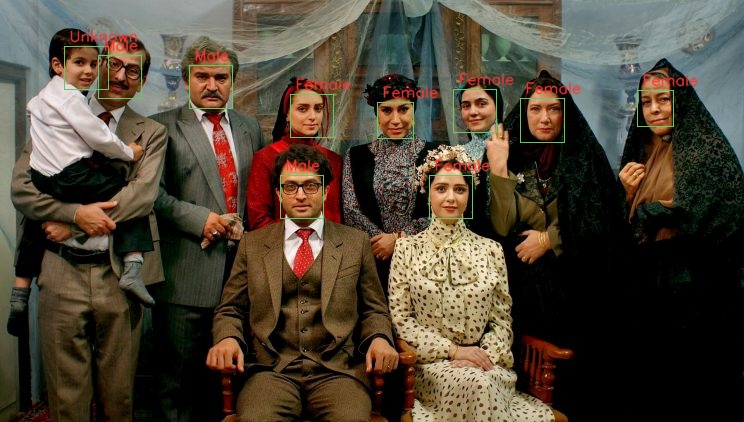
#> input picture ros-face-recognition/resources/image.jpg, 744 x 422 px, given in place of the camera
$ python face_tracking.py
#> lines starting #> are read from the running program, lines starting #| are printed output that depends on the picture; after the words box and inside, x2 and y2 are one past the last pixel; in counts of white or black regions, pixels touching at a corner belong together
import cv2
import sys

#카메라 번호
#/dev/video0 = 0
# 이곳에 동영상 파일명의 위치를 넣어주면 동영상 재생으로 동작함
CAM_ID = 0

# 추적기능 상태
#얼굴 인식
TRACKING_STATE_CHECK = 0
#얼굴인식 위치를 기반으로 추적 기능 초기화
TRACKING_STATE_INIT  = 1
#추적 동작
TRACKING_STATE_ON    = 2

#OpenCV 버전 확인
(major_ver, minor_ver, subminor_ver) = (cv2.__version__).split('.')

if __name__ == '__main__' :
    #버전 출력
    print((cv2.__version__).split('.'))

    # 트레킹 함수 선택
    tracker_types = ['BOOSTING', 'MIL','KCF', 'TLD', 'MEDIANFLOW', 'GOTURN']
    # 기본 KCF(Kernelized Correlation Filters)가 속도가 빠르다.
    tracker_type = tracker_types[2]

    # OpenCV 서브 버전별 함수 호출명이 다르다.
    if int(minor_ver) < 3:
        #3.2 이하
        tracker = cv2.Tracker_create(tracker_type)
    else:
        #3.3 이상
        if tracker_type == 'BOOSTING':
            tracker = cv2.TrackerBoosting_create()
        if tracker_type == 'MIL':
            tracker = cv2.TrackerMIL_create()
        if tracker_type == 'KCF':
            tracker = cv2.TrackerKCF_create()
        if tracker_type == 'TLD':
            tracker = cv2.TrackerTLD_create()
        if tracker_type == 'MEDIANFLOW':
            tracker = cv2.TrackerMedianFlow_create()
        if tracker_type == 'GOTURN':
            tracker = cv2.TrackerGOTURN_create()

    #카메라 열기
    video = cv2.VideoCapture(CAM_ID)

    #카메라가 정상적으로 열리지 않았다면 프로그램 종료
    if not video.isOpened():
        print("Could not open video")
        sys.exit()

    #얼굴인식 함수 생성
    face_cascade = cv2.CascadeClassifier()
    #얼굴인식용 haar 불러오기
    #face_cascade.load('/usr/local/share/OpenCV/haarcascades/haarcascade_frontalface_default.xml')
    face_cascade = cv2.CascadeClassifier(cv2.data.haarcascades + 'haarcascade_frontalface_default.xml')
    #추적 상태 저장용 변수
    TrackingState = 0
    #추적 영역 저장용 변수
    TrackingROI = (0,0,0,0)

    #프로그램 시작
    while True:
        #카메라에서 1 frame 읽어오기
        ok, frame = video.read()
#> frame is the input picture: shape (422, 744, 3); mean B, G, R 54.4, 68.4, 79
        #영상이 없다면 프로그램 종료를 위해 while 문 빠져나옴
        if not ok:
            break

        #추적 상태가 얼굴 인식이면 얼굴 인식 기능 동작
        #처음에 무조건 여기부터 들어옴
        if TrackingState == TRACKING_STATE_CHECK:
            #흑백 변경
            grayframe = cv2.cvtColor(frame, cv2.COLOR_BGR2GRAY)
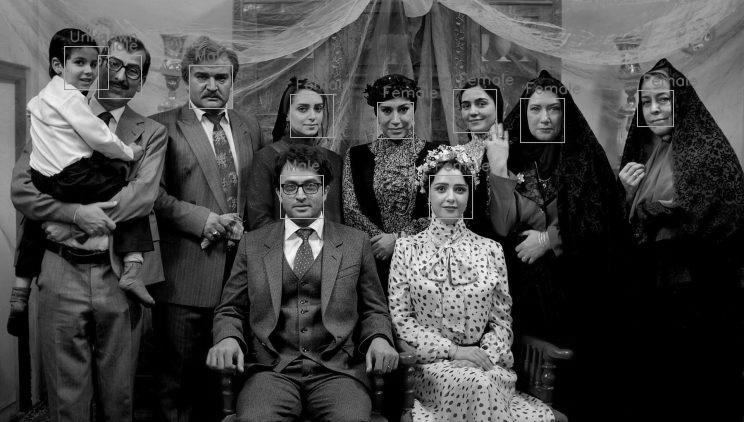
#> grayframe: shape (422, 744); min 0, max 249, mean 70
            #히스토그램 평활화(재분할)
            grayframe = cv2.equalizeHist(grayframe)
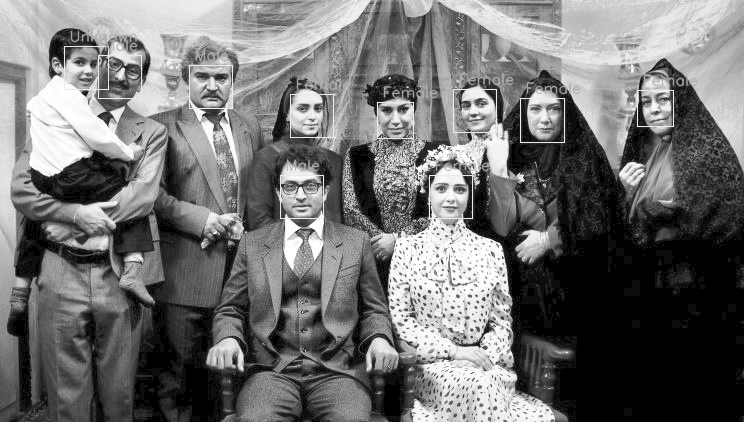
#> grayframe: shape (422, 744); min 0, max 255, mean 112.3
            #얼굴 인식
            faces  = face_cascade.detectMultiScale(grayframe, 1.1, 5, 0, (30, 30))
#> faces = [[630, 79, 53, 53], [448, 84, 52, 52], [520, 89, 51, 51], [285, 90, 50, 50], [63, 46, 46, 46], [366, 87, 58, 58], [423, 168, 55, 55], [95, 46, 54, 54], [182, 54, 59, 59], [270, 163, 62, 62], [118, 98, 60, 60], [467, 344, 58, 58]]

            #얼굴이 1개라도 잡혔다면
            if len(faces) > 0:
                #얼굴 인식된 위치 및 크기 얻기
                x,y,w,h = faces[0]
#> x = 630; y = 79; w = 53; h = 53
                #인식된 위치및 크기를 TrackingROI에 저장
                TrackingROI = (x,y,w,h)
#> TrackingROI = (630, 79, 53, 53)
                #인식된 얼굴 표시 순식간에 지나가서 거의 볼수 없음(녹색)
                cv2.rectangle(frame,(x,y),(x+w,y+h),(0,255,0),3, 4, 0)
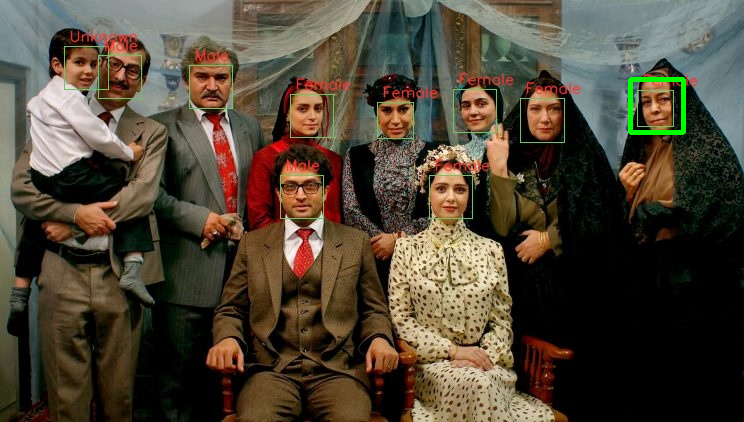
#> frame: shape (422, 744, 3); 0.33% of pixels changed, all inside (x1, y1, x2, y2) = (628, 77, 686, 135)
                #추적 상태를 추적 초기화로 변경
                TrackingState = TRACKING_STATE_INIT
                print('det w : %d ' % w + 'h : %d ' % h)
#| det w : 53 h : 53

        #추적 초기화
        #얼굴이 인식되면 동작함
        elif TrackingState == TRACKING_STATE_INIT:
            #추적 함수 초기화
            #얼굴인식으로 가져온 위치와 크기를 함께 넣어준다.
            ok = tracker.init(frame, TrackingROI)
            if ok:
                #성공하였다면 추적 동작상태로 변경
                TrackingState = TRACKING_STATE_ON
                print('tracking init succeeded')
            else:
                #실패하였다면 얼굴 인식상태로 다시 돌아감
                TrackingState = TRACKING_STATE_CHECK
                print('tracking init failed')

        #추적 동작
        elif TrackingState == TRACKING_STATE_ON:
            #추적
            ok, TrackingROI = tracker.update(frame)
            if ok:
                #추적 성공했다면
                p1 = (int(TrackingROI[0]), int(TrackingROI[1]))
                p2 = (int(TrackingROI[0] + TrackingROI[2]), int(TrackingROI[1] + TrackingROI[3]))
                #화면에 박스로 표시 (파랑)
                cv2.rectangle(frame, p1, p2, (255,0,0), 2, 1)
                print('success x %d ' % (int(TrackingROI[0])) + 'y %d ' % (int(TrackingROI[1])) +
                        'w %d ' % (int(TrackingROI[2])) + 'h %d ' % (int(TrackingROI[3])))
            else:
                print('Tracking failed')

                TrackingState = TRACKING_STATE_CHECK

        #화면에 카메라 영상 표시
        #추적된 박스가 있으면 같이 표시됨
        cv2.imshow("Tracking", frame)

        #ESC키를 누르면 break로 종료
        k = cv2.waitKey(1) & 0xff
#> (key Esc is pressed here)
        if k == 27 : break
